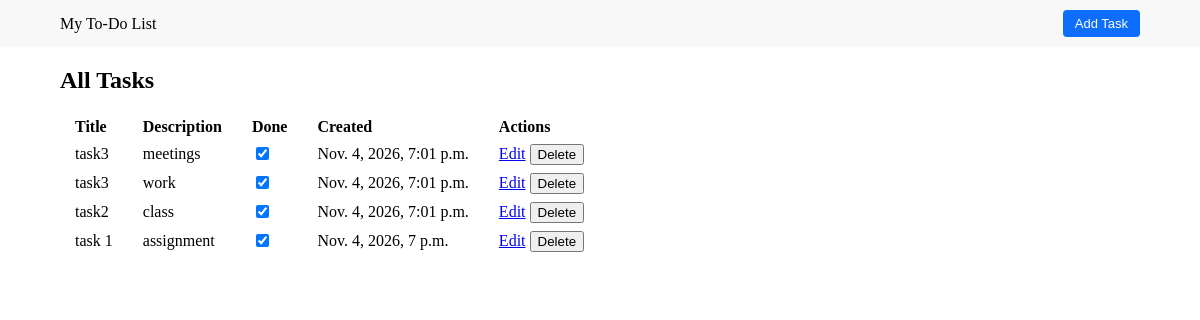
The page / on the database its author committed.
### tasks/models.py (models this page shows, shortened)
class Task(models.Model):
    title = models.CharField(max_length=200)
    description = models.TextField(blank=True)
    completed = models.BooleanField(default=False)
    created_at = models.DateTimeField(auto_now_add=True)

### tasks/views.py (the view)
# urls.py: 2. Add a URL to urlpatterns:  path('', views.home, name='home')
def home(request):
    tasks = Task.objects.all().order_by('-created_at')
    return render(request, 'index.html', {'tasks': tasks})

### templates/index.html (shortened to what this page needs)
{% load static %}
<!DOCTYPE html>
<html lang="en">
<head>
    <link rel="stylesheet" href="{% static 'style.css' %}">
</head>
<body>
    <div class="navbar">
        <span>My To-Do List</span>
        <a href="{% url 'add_task' %}" class="btn">Add Task</a>
    </div>
    <div class="container">
        <h2>All Tasks</h2>
        <table>
            <tr>
                <th>Title</th>
                <th>Description</th>
                <th>Done</th>
                <th>Created</th>
                <th>Actions</th>
            </tr>
            {% for task in tasks %}
            <tr>
                <td>{{ task.title }}</td>
                <td>{{ task.description }}</td>
                <td>
                    <form method="post" action="{% url 'toggle_task' task.id %}">
                        <input type="checkbox" onchange="this.form.submit()" {% if task.completed %}checked{% endif %}>
                    </form>
                </td>
                <td>{{ task.created_at }}</td>
                <td>
                    <a href="{% url 'edit_task' task.id %}">Edit</a>
                    <form method="post" action="{% url 'delete_task' task.id %}">
                        <button type="submit">Delete</button>
                    </form>
                </td>
            </tr>
            {% empty %}
            <tr>
                <td colspan="5">No tasks yet.</td>
            </tr>
            {% endfor %}
        </table>
    </div>
</body>
</html>

### static/style.css (style rules this page uses)
body { font-family: "Times New Roman", serif; margin: 0; }
.navbar { display: flex; justify-content: space-between; align-items: center; padding: 10px 60px; background: #f8f8f8; }
.btn { background: #0d6efd; color: white; padding: 6px 12px; border-radius: 4px; text-decoration: none; font-family: Arial, sans-serif; font-size: 13px; }
.container { margin: 20px 60px; }
table { border-collapse: collapse; }
th, td { padding: 4px 15px; text-align: left; }
form { display: inline; }

### rows shown on the page
Task: title "task3", description "meetings", completed "☑", created_at "Nov. 4, 2026, 7:01 p.m."
Task: title "task3", description "work", completed "☑", created_at "Nov. 4, 2026, 7:01 p.m."
Task: title "task2", description "class", completed "☑", created_at "Nov. 4, 2026, 7:01 p.m."
Task: title "task 1", description "assignment", completed "☑", created_at "Nov. 4, 2026, 7 p.m."
